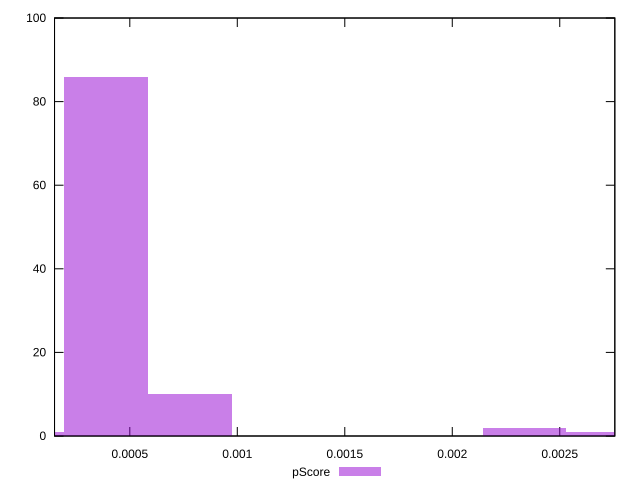

Write the gnuplot code that produced this figure.
reset

$pScore <<EOF
0.0003893505970103751 86
0.0007787011940207502 10
0 1
0.0027254541790726256 1
0.002336103582062251 2
EOF

set key outside below
set boxwidth 0.0003893505970103751
set xrange [0.00014984220143660076:0.002756157631945755]
set yrange [0:100]
set trange [0:100]
set style fill transparent solid 0.5 noborder
set terminal svg size 640, 490 enhanced background rgb 'white'
set output "report_00018_2021-02-10T15-25-16.877Z/largest-contentful-paint/samples/pages/pScore/histogram.svg"

plot $pScore title "pScore" with boxes

reset
